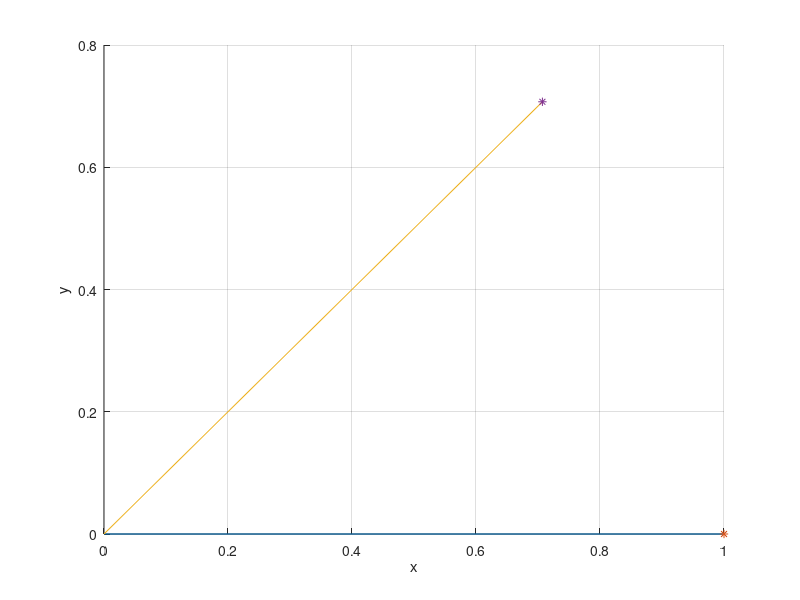
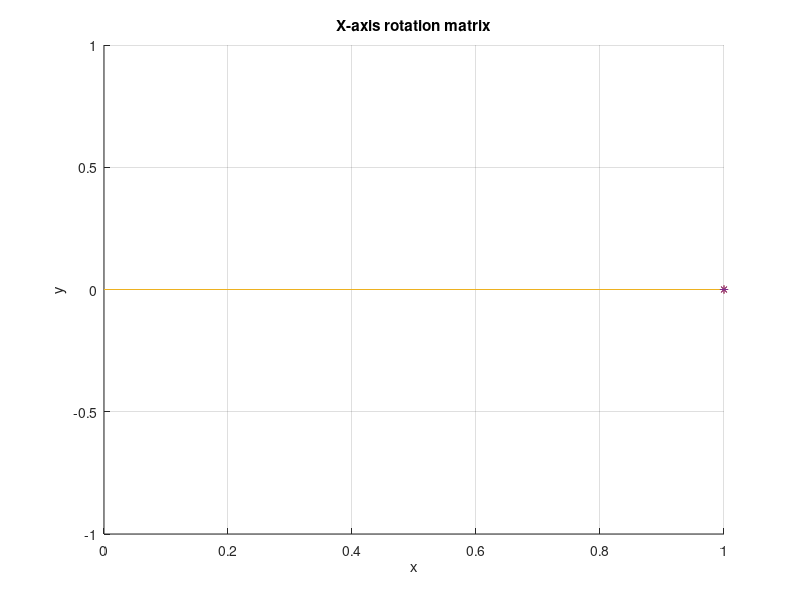
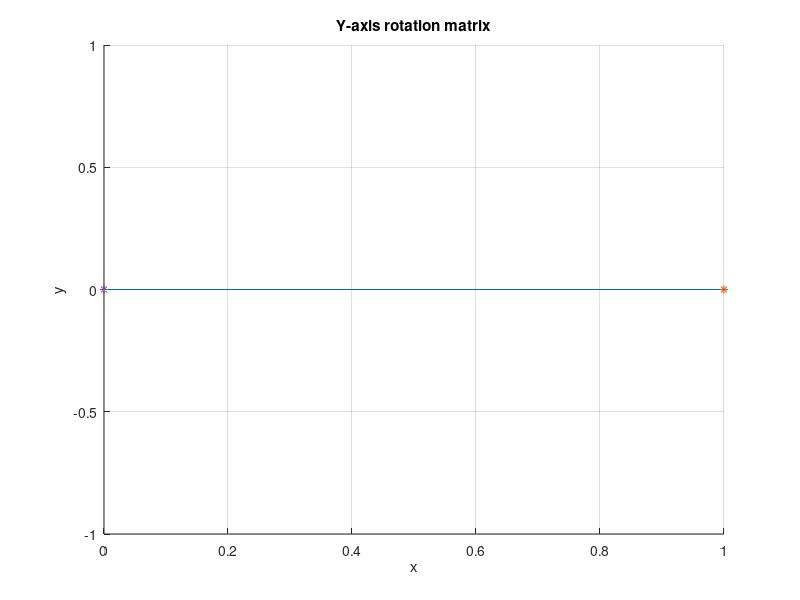
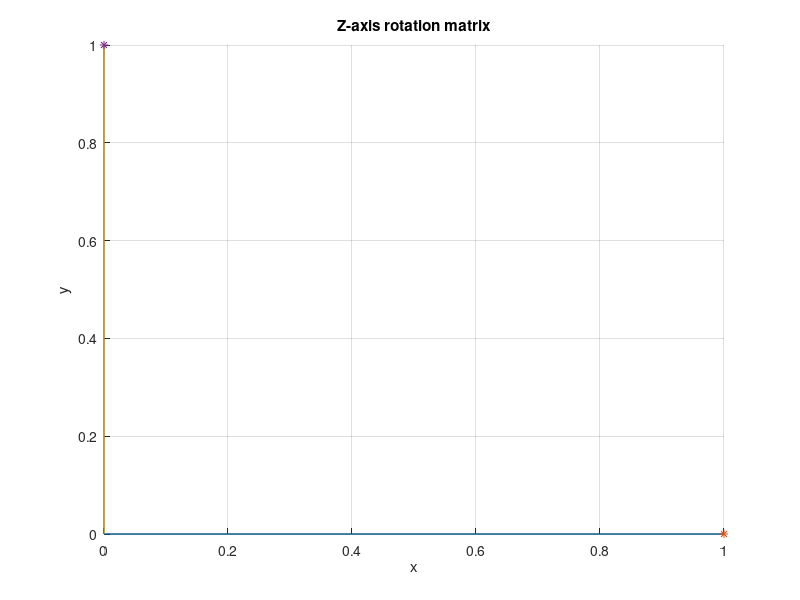

These charts were generated, in order, by the following MATLAB code: (Note: this script raises an error after producing the figures.)
%% Rotation matrix examples to visualize what happens
clear all; close all; clc

%% Starting in two dimensions

vect2d = [1; 0]

% Create 2D rotation matrix
t = -45     % Angle of rotation 
rot2d = [cosd(t) sind(t); -sind(t) cosd(t)]
% Matrix above corresponds to the complex number like
cosd(t) + i*sind(t) 
exp(i*t*(pi/180))

vect2d_rot = rot2d*vect2d

% Figure of vector before and after rotation matrix
figure()
hold on
plot([0, vect2d(1)],[0, vect2d(2)])
plot(vect2d(1),vect2d(2),'*')
%
plot([0, vect2d_rot(1)],[0, vect2d_rot(2)])
plot(vect2d_rot(1),vect2d_rot(2),'*')
hold off
grid on
xlabel('x')
ylabel('y')

%% three dimension rotation matrices 
theta_x = 90
theta_y = 90
theta_z = 90

vect3d = [1; 0; 0]

Rx =    [1 0 0;
         0 cosd(theta_x) -sind(theta_x);
         0 sind(theta_x) cosd(theta_x)]

Ry =    [cosd(theta_y) 0 sind(theta_y);
         0 1 0;
         -sind(theta_y) 0 cosd(theta_y)]

Rz =    [cosd(theta_z) -sind(theta_z) 0;
         sind(theta_z) cosd(theta_z) 0;
         0 0 1]

% Compute rotated vectors
vect3d_rot_x = Rx*vect3d
vect3d_rot_y = Ry*vect3d
vect3d_rot_z = Rz*vect3d

% Figure of vector before and after rotation matrix
figure()
hold on
plot3([0, vect3d(1)],[0, vect3d(2)],[0, vect3d(3)])
plot3(vect3d(1),vect3d(2),vect3d(3),'*')
%
plot3([0, vect3d_rot_x(1)],[0, vect3d_rot_x(2)],[0, vect3d_rot_x(3)])
plot3(vect3d_rot_x(1),vect3d_rot_x(2),vect3d_rot_x(3),'*')
hold off
grid on
xlabel('x')
ylabel('y')
zlabel('z')
title('X-axis rotation matrix')

% Figure of vector before and after rotation matrix
figure()
hold on
plot3([0, vect3d(1)],[0, vect3d(2)],[0, vect3d(3)])
plot3(vect3d(1),vect3d(2),vect3d(3),'*')
%
plot3([0, vect3d_rot_y(1)],[0, vect3d_rot_y(2)],[0, vect3d_rot_y(3)])
plot3(vect3d_rot_y(1),vect3d_rot_y(2),vect3d_rot_y(3),'*')
hold off
grid on
xlabel('x')
ylabel('y')
zlabel('z')
title('Y-axis rotation matrix')

% Figure of vector before and after rotation matrix
figure()
hold on
plot3([0, vect3d(1)],[0, vect3d(2)],[0, vect3d(3)])
plot3(vect3d(1),vect3d(2),vect3d(3),'*')
%
plot3([0, vect3d_rot_z(1)],[0, vect3d_rot_z(2)],[0, vect3d_rot_z(3)])
plot3(vect3d_rot_z(1),vect3d_rot_z(2),vect3d_rot_z(3),'*')
hold off
grid on
xlabel('x')
ylabel('y')
zlabel('z')
title('Z-axis rotation matrix')


%% General rotations in 3D
syms sin_psi sin_gamma sin_phi cos_psi cos_gamma cos_phi
R_EB_x =   [cos_psi, 0, sin_psi;
            0, 1, 0;
            -sin_psi, 0, cos_psi]

R_EB_y =   [1, 0, 0;
            0, cos_gamma, -sin_gamma
            0, sin_gamma, cos_gamma]

R_EB_z =   [cos_phi, -sin_phi, 0;
            sin_phi, cos_phi, 0;
            0, 0, 1]

% Generating main rotation matrix
R_EB = R_EB_x*R_EB_y*R_EB_z







